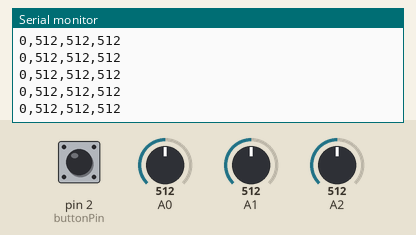
Simulated run of this sketch. Board: Arduino Uno, built with avr-gcc and run on an emulated ATmega328P. On the bench: the last lines printed to the serial monitor. Inputs (shaded band) come from the test bench; at power-on: A0 = 512, A1 = 512, pin 2 (buttonPin) LOW, A2 = 512.

Above: at 1.2 s.
1.3 s: A0 set to 105
At 2.4 s:
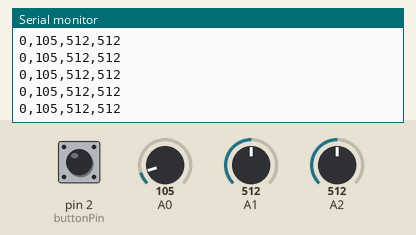
4.3 s: A0 set to 90
At 5.4 s:
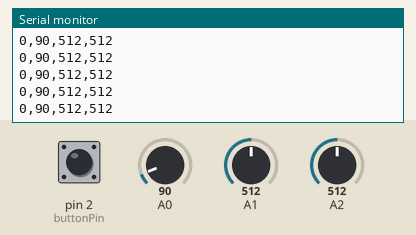
5.8 s: A1 set to 981
At 6.9 s:
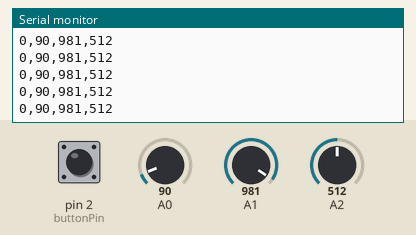
7.3 s: A1 set to 1011
At 8.4 s:
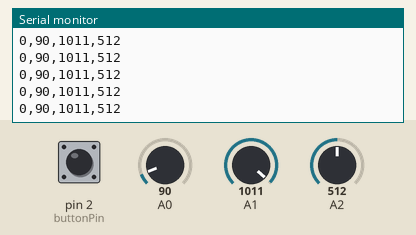
Timing chart, 0 to 10.3 s (numbered marks = the images above; inputs shaded):
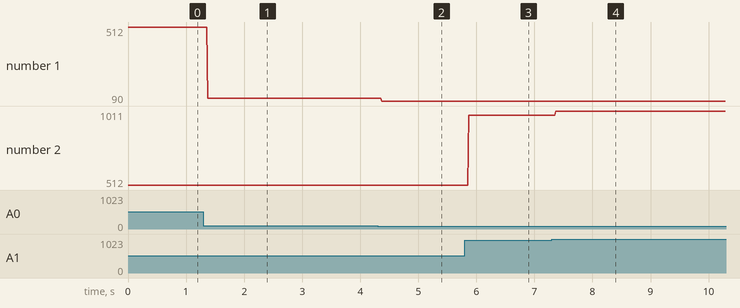

The sketch:

myArd.ino
```cpp
const int buttonPin = 2;
int buttonState = 0;

void setup() {
  Serial.begin(9600); // initialize serial communications
  pinMode(buttonPin, INPUT);
}

void loop() {
  String myString;
  buttonState = digitalRead(buttonPin);
  int light = analogRead(A2);
  int potentiometer = analogRead(A0);
  int pot2 = analogRead(A1);  // read the input pin

//    Serial.print(light);                             // print it out the serial port
//  Serial.print(',');
//    Serial.print(potentiometer);                             // print it out the serial port
//  Serial.print(',');
//  Serial.print(pot2);
//  Serial.print(',');
//    Serial.print(buttonState);
//  Serial.println("");


  String result = String(buttonState) + "," + String(potentiometer) + "," + String(pot2) + "," + String(light);
  Serial.println(result);

//myString = "" + buttonState + "," + potentiometer + "," + pot2 + "," + light;
//Serial.println(myString);
  delay(1);                                            // slight delay to stabilize the ADC
}
```

Measured:
- after the input at 1.3 s, the serial monitor: prints a new line after 0.07 s (image 1)
- after the input at 4.3 s, the serial monitor: prints a new line after 0.07 s (image 2)
- after the input at 5.8 s, the serial monitor: prints a new line after 0.07 s (image 3)
- after the input at 7.3 s, the serial monitor: prints a new line after 0.07 s (image 4)
- plotted number 1: 512 → 105 after the input at 1.3 s, 105 → 90 after the input at 4.3 s
- plotted number 2: 512 → 981 after the input at 5.8 s, 981 → 1011 after the input at 7.3 s
